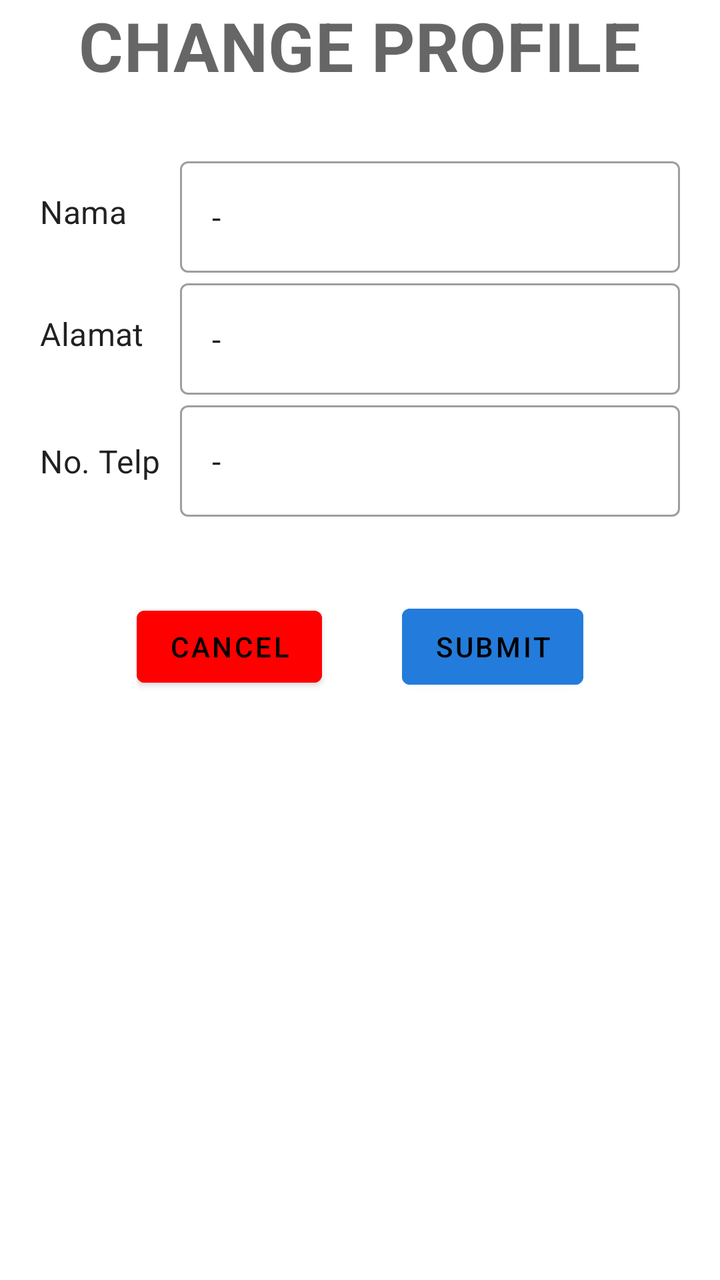
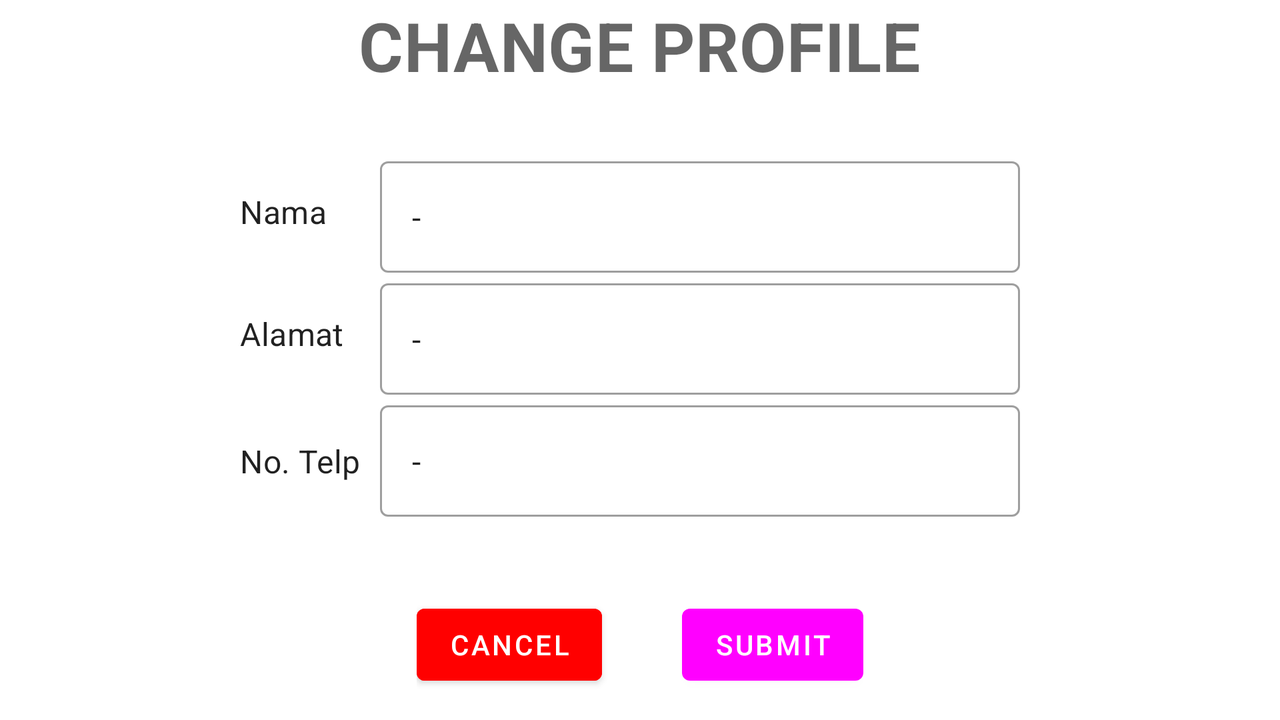

Two renders of one Android screen. The first uses the default layout on a phone; the second uses the alternative layout the repository ships for a different screen configuration, on a matching device. The two XML files are below.
<!-- AndroidManifest.xml: application theme AppTheme -->
<!-- res/layout/activity_update_profile.xml -->
<?xml version="1.0" encoding="utf-8"?>
<LinearLayout xmlns:android="http://schemas.android.com/apk/res/android"
    xmlns:app="http://schemas.android.com/apk/res-auto"
    xmlns:tools="http://schemas.android.com/tools"
    android:layout_width="match_parent"
    android:layout_height="match_parent"
    android:orientation="vertical"
    tools:context=".ChangeProfileActivity">

    <TextView
        style="@style/TextAppearance.MaterialComponents.Headline4"
        android:layout_width="wrap_content"
        android:layout_height="wrap_content"
        android:layout_gravity="center_horizontal"
        android:layout_marginBottom="10dp"
        android:text="CHANGE PROFILE"
        android:textStyle="bold"/>

    <LinearLayout
        android:layout_width="match_parent"
        android:layout_height="wrap_content"
        android:layout_marginTop="20dp"
        android:orientation="horizontal">

        <TextView
            style="@style/TextAppearance.MaterialComponents.Subtitle1"
            android:layout_width="70dp"
            android:layout_height="wrap_content"
            android:layout_gravity="center"
            android:layout_marginLeft="20dp"
            android:text="Nama" />

        <com.google.android.material.textfield.TextInputLayout
            style="@style/Widget.MaterialComponents.TextInputLayout.OutlinedBox"
            android:layout_width="250dp"
            android:layout_height="wrap_content">

            <com.google.android.material.textfield.TextInputEditText
                android:id="@+id/inputNama"
                android:layout_width="match_parent"
                android:layout_height="wrap_content"
                android:text="-" />
        </com.google.android.material.textfield.TextInputLayout>
    </LinearLayout>

    <LinearLayout
        android:layout_width="match_parent"
        android:layout_height="wrap_content"
        android:orientation="horizontal">

        <TextView
            style="@style/TextAppearance.MaterialComponents.Subtitle1"
            android:layout_width="70dp"
            android:layout_height="wrap_content"
            android:layout_gravity="center"
            android:layout_marginLeft="20dp"
            android:text="Alamat" />

        <com.google.android.material.textfield.TextInputLayout
            style="@style/Widget.MaterialComponents.TextInputLayout.OutlinedBox"
            android:layout_width="250dp"
            android:layout_height="wrap_content">

            <com.google.android.material.textfield.TextInputEditText
                android:id="@+id/inputAlamat"
                android:layout_width="match_parent"
                android:layout_height="wrap_content"
                android:text="-" />
        </com.google.android.material.textfield.TextInputLayout>
    </LinearLayout>

    <LinearLayout
        android:layout_width="match_parent"
        android:layout_height="wrap_content"
        android:orientation="horizontal">

        <TextView
            style="@style/TextAppearance.MaterialComponents.Subtitle1"
            android:layout_width="70dp"
            android:layout_height="wrap_content"
            android:layout_marginLeft="20dp"
            android:text="No. Telp" />

        <com.google.android.material.textfield.TextInputLayout
            style="@style/Widget.MaterialComponents.TextInputLayout.OutlinedBox"
            android:layout_width="250dp"
            android:layout_height="wrap_content">

            <com.google.android.material.textfield.TextInputEditText
                android:id="@+id/inputNoTelp"
                android:layout_width="match_parent"
                android:layout_height="wrap_content"
                android:inputType="number"
                android:text="-" />
        </com.google.android.material.textfield.TextInputLayout>
    </LinearLayout>

    <LinearLayout
        android:layout_width="wrap_content"
        android:layout_height="50dp"
        android:layout_marginTop="40dp"
        android:layout_gravity="center">

        <Button
            android:id="@+id/btnCancel"
            android:layout_width="wrap_content"
            android:layout_height="wrap_content"
            android:backgroundTint="#FF0000"
            android:textColor="@color/black"
            android:text="Cancel"/>

        <Button
            android:id="@+id/btnSubmit"
            android:layout_width="wrap_content"
            android:layout_height="50dp"
            android:layout_marginLeft="40dp"
            android:backgroundTint="@color/blue"
            android:textColor="@color/black"
            android:text="Submit"/>
    </LinearLayout>

</LinearLayout>
<!-- resources referenced by this layout -->
<resources>
  <color name="black">#000000</color>
  <color name="blue">#237cdb</color>
  <style name="AppTheme" parent="Theme.MaterialComponents.Light">
          
  
          <item name="colorPrimary">@color/orange</item>
          <item name="colorPrimaryDark">@color/colorPrimaryDark</item>
          <item name="colorAccent">@color/colorAccent</item>
      </style>
  <color name="colorPrimaryDark">#3700B3</color>
  <color name="colorAccent">#03DAC5</color>
</resources>
<!-- res/layout-land/activity_update_profile.xml (the repository's variant of the layout above) -->
<!-- drawn on the phone turned sideways -->
<?xml version="1.0" encoding="utf-8"?>
<ScrollView xmlns:android="http://schemas.android.com/apk/res/android"
    xmlns:app="http://schemas.android.com/apk/res-auto"
    xmlns:tools="http://schemas.android.com/tools"
    android:layout_width="match_parent"
    android:layout_height="match_parent"
    tools:context=".ChangeProfileActivity">
    
    <LinearLayout xmlns:android="http://schemas.android.com/apk/res/android"
        xmlns:app="http://schemas.android.com/apk/res-auto"
        xmlns:tools="http://schemas.android.com/tools"
        android:layout_width="match_parent"
        android:layout_height="match_parent"
        android:orientation="vertical">

        <TextView
            style="@style/TextAppearance.MaterialComponents.Headline4"
            android:layout_width="wrap_content"
            android:layout_height="wrap_content"
            android:layout_gravity="center_horizontal"
            android:layout_marginBottom="10dp"
            android:text="CHANGE PROFILE"
            android:textStyle="bold"/>

        <LinearLayout
            android:layout_width="match_parent"
            android:layout_height="wrap_content"
            android:layout_marginTop="20dp"
            android:layout_marginLeft="100dp"
            android:orientation="horizontal">

            <TextView
                style="@style/TextAppearance.MaterialComponents.Subtitle1"
                android:layout_width="70dp"
                android:layout_height="wrap_content"
                android:layout_gravity="center"
                android:layout_marginLeft="20dp"
                android:text="Nama" />

            <com.google.android.material.textfield.TextInputLayout
                style="@style/Widget.MaterialComponents.TextInputLayout.OutlinedBox"
                android:layout_width="320dp"
                android:layout_height="wrap_content">

                <com.google.android.material.textfield.TextInputEditText
                    android:id="@+id/inputNama"
                    android:layout_width="match_parent"
                    android:layout_height="wrap_content"
                    android:text="-" />
            </com.google.android.material.textfield.TextInputLayout>
        </LinearLayout>

        <LinearLayout
            android:layout_width="match_parent"
            android:layout_height="wrap_content"
            android:layout_marginLeft="100dp"
            android:orientation="horizontal">

            <TextView
                style="@style/TextAppearance.MaterialComponents.Subtitle1"
                android:layout_width="70dp"
                android:layout_height="wrap_content"
                android:layout_gravity="center"
                android:layout_marginLeft="20dp"
                android:text="Alamat" />

            <com.google.android.material.textfield.TextInputLayout
                style="@style/Widget.MaterialComponents.TextInputLayout.OutlinedBox"
                android:layout_width="320dp"
                android:layout_height="wrap_content">

                <com.google.android.material.textfield.TextInputEditText
                    android:id="@+id/inputAlamat"
                    android:layout_width="match_parent"
                    android:layout_height="wrap_content"
                    android:text="-" />
            </com.google.android.material.textfield.TextInputLayout>
        </LinearLayout>

        <LinearLayout
            android:layout_width="match_parent"
            android:layout_height="wrap_content"
            android:layout_marginLeft="100dp"
            android:orientation="horizontal">

            <TextView
                style="@style/TextAppearance.MaterialComponents.Subtitle1"
                android:layout_width="70dp"
                android:layout_height="wrap_content"
                android:layout_marginLeft="20dp"
                android:text="No. Telp" />

            <com.google.android.material.textfield.TextInputLayout
                style="@style/Widget.MaterialComponents.TextInputLayout.OutlinedBox"
                android:layout_width="320dp"
                android:layout_height="wrap_content">

                <com.google.android.material.textfield.TextInputEditText
                    android:id="@+id/inputNoTelp"
                    android:layout_width="match_parent"
                    android:layout_height="wrap_content"
                    android:text="-" />
            </com.google.android.material.textfield.TextInputLayout>
        </LinearLayout>

        <LinearLayout
            android:layout_width="wrap_content"
            android:layout_height="50dp"
            android:layout_marginTop="40dp"
            android:layout_gravity="center">

            <Button
                android:id="@+id/btnCancel"
                android:layout_width="wrap_content"
                android:layout_height="wrap_content"
                android:backgroundTint="#FF0000"
                android:text="Cancel"/>

            <Button
                android:id="@+id/btnSubmit"
                android:layout_width="wrap_content"
                android:layout_height="wrap_content"
                android:layout_marginLeft="40dp"
                android:text="Submit"/>
        </LinearLayout>

    </LinearLayout>
</ScrollView>
<!-- resources referenced by the variant -->
<!-- as the phone turned sideways resolves them -->
<resources>
  <style name="AppTheme" parent="Theme.MaterialComponents.Light">
          
  
          <item name="colorPrimary">@color/orange</item>
          <item name="colorPrimaryDark">@color/colorPrimaryDark</item>
          <item name="colorAccent">@color/colorAccent</item>
      </style>
  <color name="colorPrimaryDark">#3700B3</color>
  <color name="colorAccent">#03DAC5</color>
</resources>
